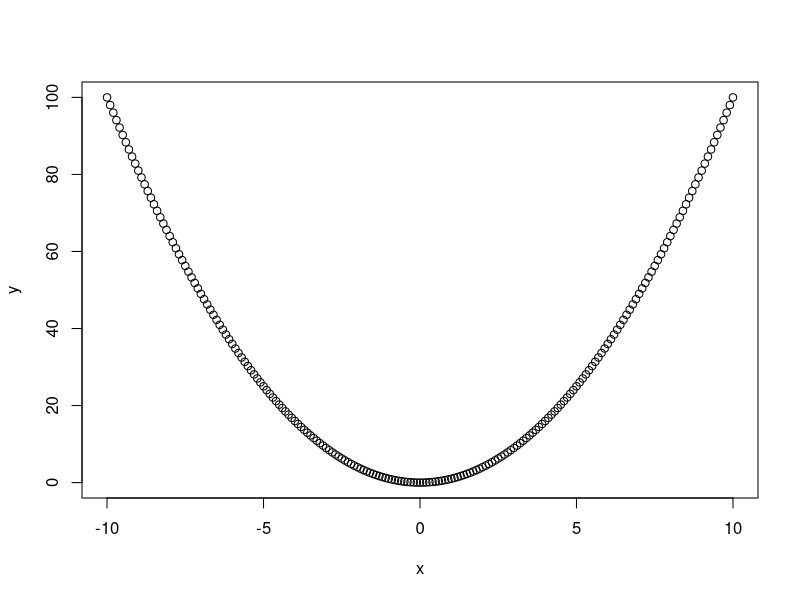
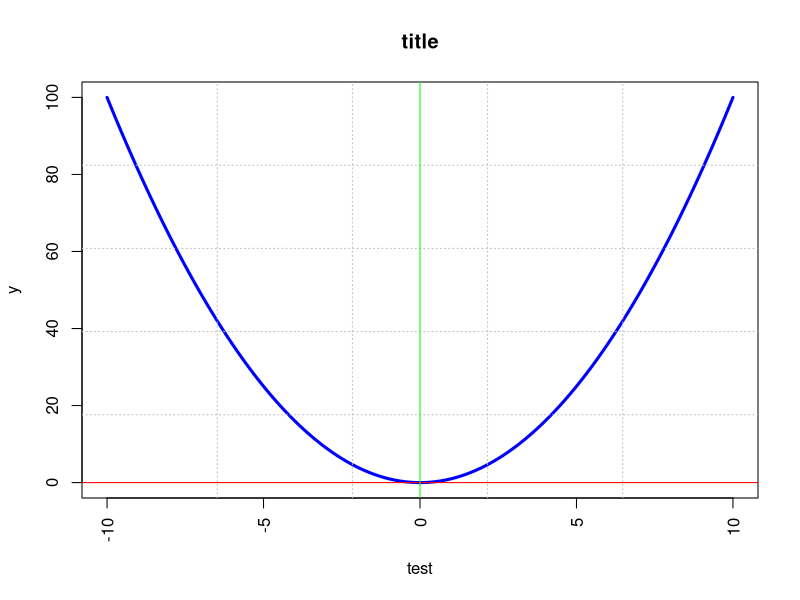
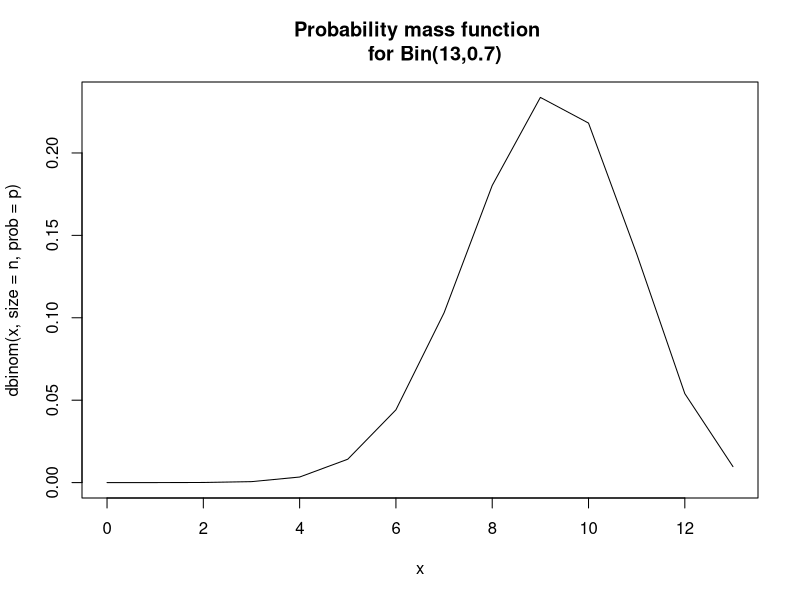
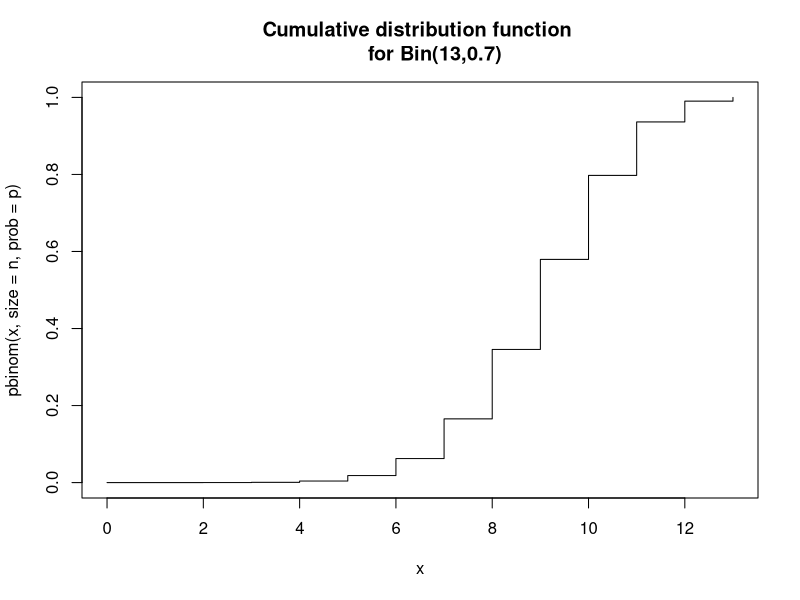

Source code (R) for these figures, in order:
# Creates a variable named a, and assigns it the value2 .
a<-2
# Create a variable named b with value 5
b<-5
# Compute a+b and store the result in a variable named c
c<-a+b
print(c)


# Replace the value of a by 3
a<-3
print(a)
# Print out the value of c 
# Is-it still true that c=a+b? Why?
c ==a+b
print(c)
# Interpretation:==tests whether two variables have 
# the same content. 
# The result is a logical value (TRUE orFALSE).

a<-27
c<-a+b
print(c)
c == a+b


### Vectors of values ###
threeNumbers<- c(27,12,3000)
print(threeNumbers)

### Series of numbers ### 
x<- 0:30
print(x)
print(0:3)
print(58:136)

### Computing with series ###
x<-1:10
print(x)
y<-x*x
print(y)

### Sequences of numbers ###
seq(from=-1, to=1, by=0.1)

### Variables can also contain text ###
whoami = c("Denis", "Simeon")
print(whoami)

### String concatenation ###  

# concatenate string-containing variables
firstName <-paste(collapse = "-", whoami)
print(firstName)

# concatenate tw vectors 
lastName <- "Poisson"
print(paste(sep = " ", firstName, lastName))

# Concatenate 2 vectors with 3 values each
firstNames <- c("George", "Alfred", "Fred")
lastNames <- c("Sand", "Musset", "Chopin")
fullNames <- paste(sep = " ", firstNames, lastNames)
print(fullNames)

# Concatenate all the values of a given vector
fullNames2 <- paste(collapse = ", ", firstNames, lastNames)
print(fullNames2)


### Graphical functions ###

# scatter plot # 
x <- seq(from = -10, to = 10, by = 0.1)
y<- x*x
plot(x,y)

# curve (line plot) #
plot(x,y, 
     type="l", 
     main = "title", 
     xlab="test",
     col="blue", 
     lwd = 3,
     las = 3
     )
grid(nx = 5, 
     ny = 5, 
     col = "gray", 
     lty = "dotted",
     lwd = 1)
abline(h=0, col = "red")
abline(v=0, col = "green")

### Probabilities distribution ### 

# pmf : We can use the pmf to calculate the 
# probability of a particular outcome of the 
# experiment. For example, what is the 
# probability of seeing 6 successes? 
# We can use the dbinom function.
n <- 13
p <- 0.7
x <- 0:n
dbinom(6, size = n, prob = p)

# this is the entire pmf 
plot(x, 
     dbinom(x, size = n, prob = p),
     type = "l",
     main = "Probability mass function 
     for Bin(13,0.7)"
     )

# CDF : If we want to calculate the probability 
# of observing an outcome less than or equal 
# to a particular value, we can use the 
# cumulative distribution function. 
# For example, what is the probability of 
# observing 9 or fewer successes?

pbinom(9, size = n, prob = p)
plot(x, 
     pbinom(x, size = n, prob = p), 
     type="s", 
     main = "Cumulative distribution function 
     for Bin(13,0.7)"
     )

# EXEMPLE #


